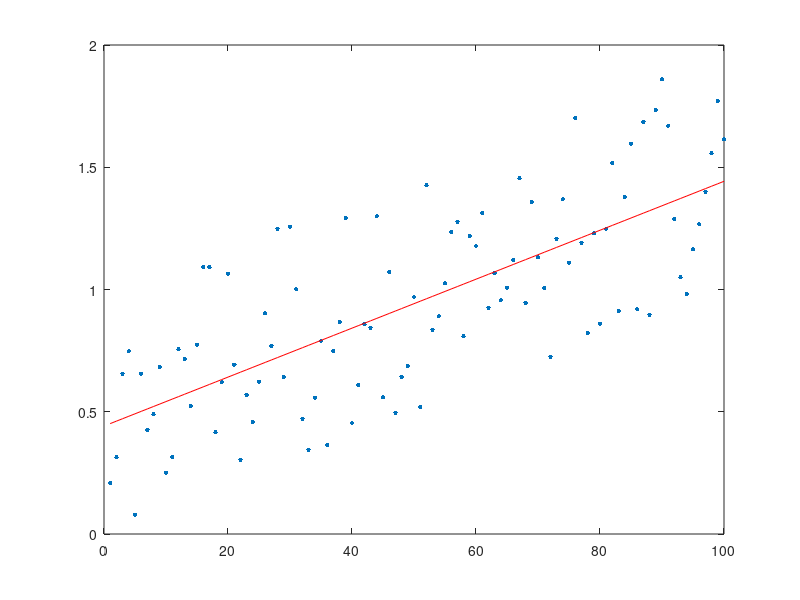

Write the MATLAB code that produced this figure.
%% LINEARES FITTING
clear;close all;clc
% Erstellen einer Zufallsreihe
x=1:100;                % Vektor mit den Ganzzahlen 1 bis 100
y=0.01*x+rand(1,100);   % Gerade mit zufälligen Schwankungen

%% Darstellen der Zufallszahlen als Punkte
plot(x,y,'LineStyle','None','Marker','.','MarkerSize',10);

% Ausgleichsgerade 1. Ordnung erstellen ( f(x)=a(1)*x+a(2) )
a=polyfit(x,y,1);                     % Fit der Funktionsparameter

% Plotten der Angleichsgeraden durch die Punktwolke
hold on                               % Alter Plot bleibt erhalten
plot(x,a(1)*x+a(2),'r');